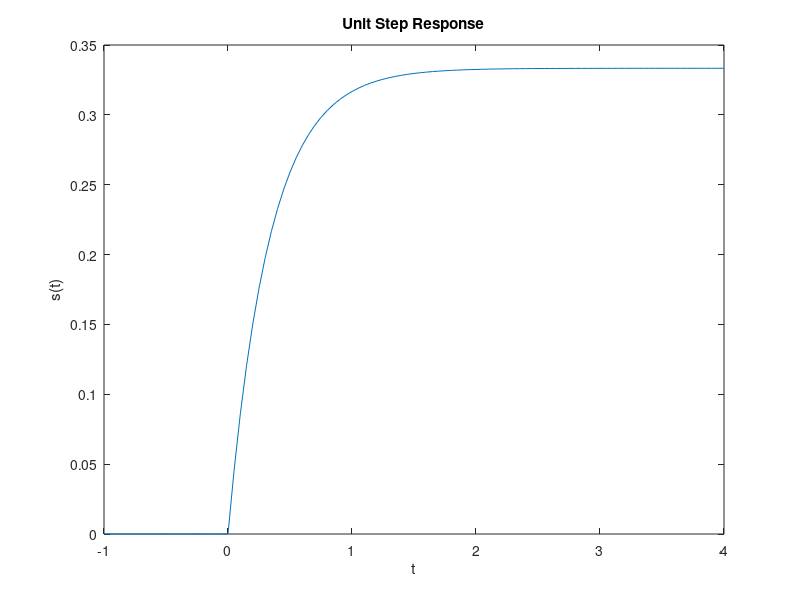
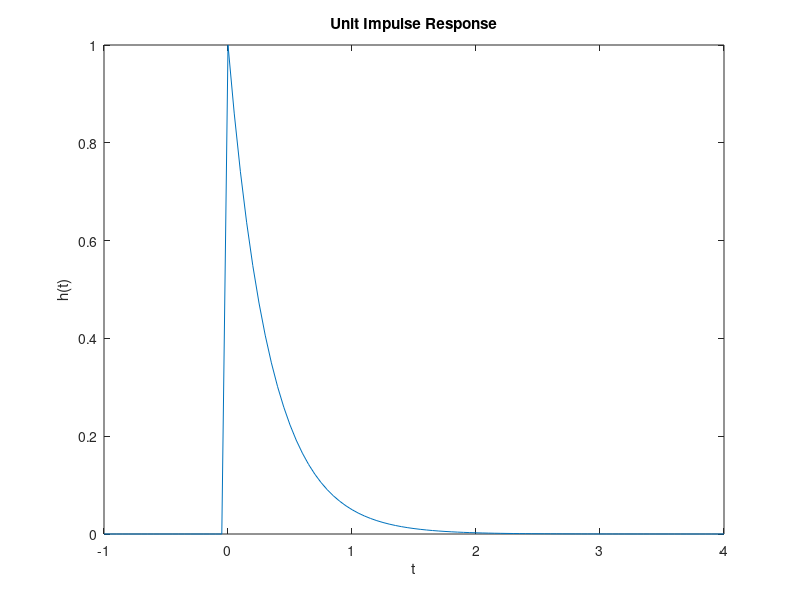

These figures' MATLAB source, in order:
% prob2a.m
clear;
clc;
% time vector
t=-1:0.05:4;
% the unit step response
s=(-1/3*exp(-3*t)+1/3).*(t>=0);
% the unit impulse response
h=exp(-3*t).*(t>=0);
% figure of s(t)
figure;
plot(t,s);
title('Unit Step Response');
xlabel('t');
ylabel('s(t)');
% figure of h(t)
figure;
plot(t,h);
title('Unit Impulse Response');
xlabel('t');
ylabel('h(t)');